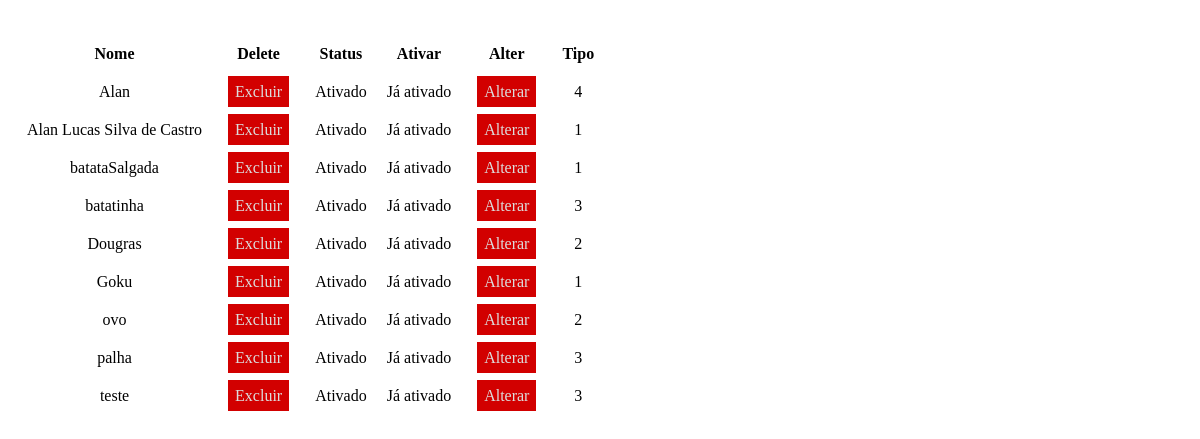
Screenshot of /Funcoes/ShowUser.php with the database file from the repository.
### tables this page shows
CREATE TABLE IF NOT EXISTS `usuario` (
  `nome` varchar(250) NOT NULL,
  `tipo` int(11) NOT NULL,
  `senha` varchar(250) NOT NULL,
  `id` int(11) NOT NULL AUTO_INCREMENT,
  `status` int(11) NOT NULL,
  `ult_alt` datetime DEFAULT NULL,
  `alt_usuario_id` int(11) NOT NULL,
  PRIMARY KEY (`id`),
  KEY `alt_usuario_id` (`alt_usuario_id`)
);

### Funcoes/ShowUser.php (the view, shortened to what this page needs)
<link type="text/css" rel="stylesheet" media="screen" href="Funcoes/estilos.css"/>
<?php
echo "<div id=\"LeftContent\">";
			?>
            	<table>
					<thead>
						<tr>
							<th>Nome</th><th>Delete</th><th>Status</th><th>Ativar</th><th>Alter</th><th>Tipo</th>
						</tr>
					</thead>
					<tbody id="ResultsTableContent">
            <?php
        try {
            $user = 'root';
            $pass = '';
            $dbh = new PDO('mysql:host=localhost;dbname=blog', $user, $pass, array(PDO::MYSQL_ATTR_INIT_COMMAND => "SET NAMES 'utf8'"));
            echo "<br>";
            foreach($dbh->query('SELECT * FROM usuario ORDER BY nome asc;') as $row)
            {
                $path = "Funcoes/alterUser.php?id={$row['id']}";
                $path = "'".$path."'";
            	echo "<tr>";
            	echo "<td>".$row['nome']."</td>";
                if ($row['status'] == 1) {
                    echo "<td>"."<a class=\"p\" href=\"Funcoes/deleteUser.php?id=".$row['id']."\">Excluir</a>"."</td>";
                    echo "<td>"."Ativado"."</td>";
                    echo "<td>"."Já ativado"."</td>";
                }
                else
                {
                    echo "<td>"."Desativado"."</td>";
                    echo "<td>"."Desativado"."</td>";
                    echo "<td>"."<a class=\"p\" href=\"Funcoes/active.php?id=".$row['id']."\">Ativar</a>"."</td>";
                }
                echo "<td>"."<a class=\"p\" href=\"#\" onclick=\"abrirPag({$path});\">Alterar</a>"."</td>";
                echo "<td>".$row['tipo']."</td>";
            	echo "</tr>";
            }
            } catch (PDOException $e) {
                print "Error!: " . $e->getMessage() . "<br/>";
                die();
            }
            ?>
					</tbody>
				</table>
            <?php
echo "</div>";

### Funcoes/estilos.css (style rules this page uses)
td { text-align: center; bottom: 2px; }
table { border-spacing: 18px; }
#LeftContent { margin-right: 40%; }
.p { text-decoration: none; color: rgb(220,220,220); background-color: rgb(210, 0, 0); padding: 3px; border: 4px solid rgb(210, 0, 0); margin: 0px 6px 0px 6px; }

### rows the page displays
usuario: nome "Alan", tipo "4"
usuario: nome "Alan Lucas Silva de Castro", tipo "1"
usuario: nome "batataSalgada", tipo "1"
usuario: nome "batatinha", tipo "3"
usuario: nome "Dougras", tipo "2"
usuario: nome "Goku", tipo "1"
usuario: nome "ovo", tipo "2"
usuario: nome "palha", tipo "3"
usuario: nome "teste", tipo "3"
